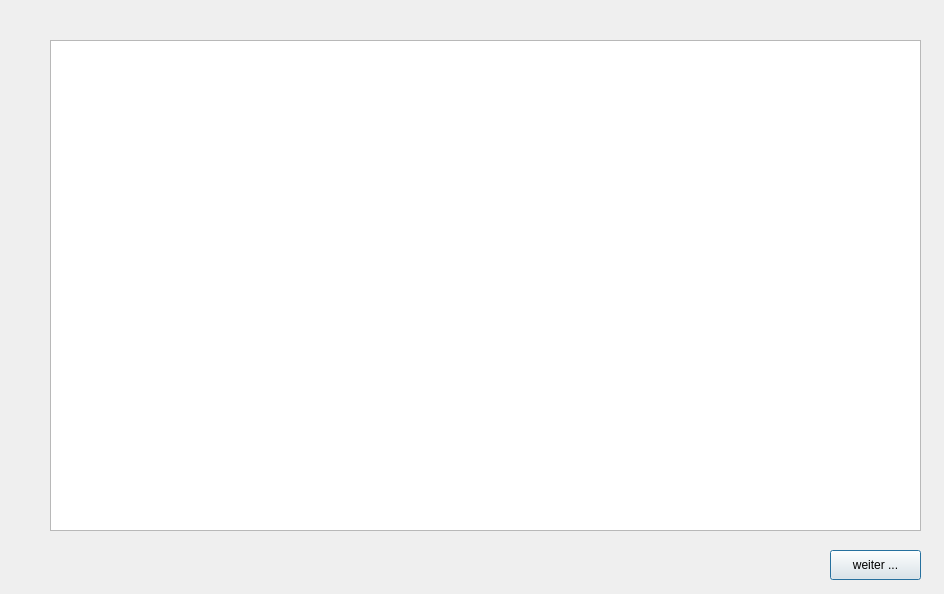
<?xml version="1.0" encoding="UTF-8"?>
<ui version="4.0">
 <class>Dialog</class>
 <widget class="QDialog" name="Dialog">
  <property name="geometry">
   <rect>
    <x>0</x>
    <y>0</y>
    <width>944</width>
    <height>594</height>
   </rect>
  </property>
  <property name="windowTitle">
   <string>Dialog</string>
  </property>
  <widget class="QWidget" name="verticalLayoutWidget">
   <property name="geometry">
    <rect>
     <x>50</x>
     <y>40</y>
     <width>871</width>
     <height>491</height>
    </rect>
   </property>
   <layout class="QVBoxLayout" name="verticalLayout">
    <item>
     <widget class="QTableWidget" name="tableWidget_cashflow"/>
    </item>
   </layout>
  </widget>
  <widget class="QPushButton" name="pushButton_weiter">
   <property name="geometry">
    <rect>
     <x>830</x>
     <y>550</y>
     <width>91</width>
     <height>30</height>
    </rect>
   </property>
   <property name="text">
    <string>weiter ...</string>
   </property>
  </widget>
 </widget>
 <resources/>
 <connections/>
</ui>
